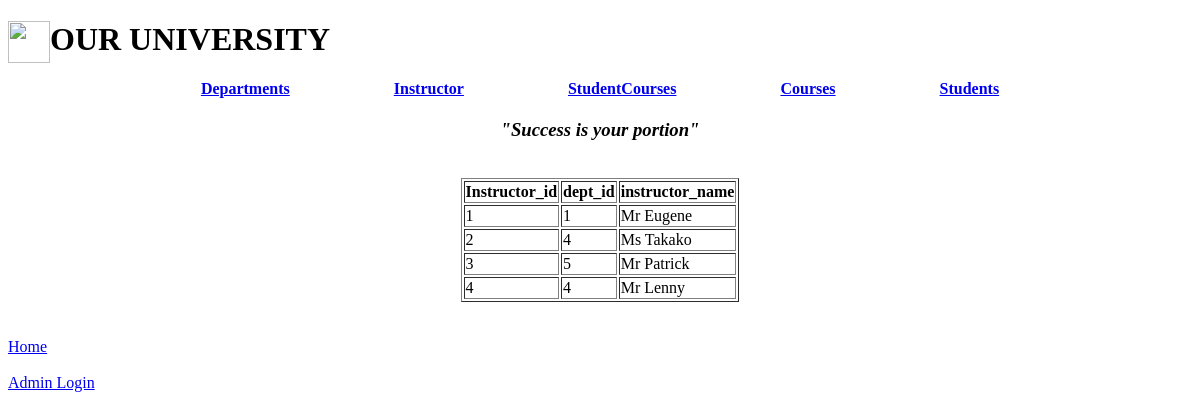
Page /instructors on the committed database.
### universitydb.py (models this page shows, shortened)
class Instructors(db.Model):
    Instructor_id = db.Column(db.Integer,primary_key=True)
    dept_id = db.Column(db.Integer, db.ForeignKey("departments.Dpmt_id"))
    instructor_name = db.Column(db.String(100))

### universitydb.py (the view)
@webapp.route("/instructors", methods=["GET","POST"])
def instructor():
    instructors = Instructors.query.all()
    return render_template("instructors.html",instructors=instructors)

### templates/instructors.html (shortened to what this page needs)
{% extends "parent.html" %}
{% block body %}
   <table align=center border ="1">
       <tr>
           <th>Instructor_id</th>
           <th>dept_id</th>
           <th>instructor_name</th>
       </tr>
       {%for instructor in instructors %}
           <tr>
               <td>{{instructor.Instructor_id}}</td>
               <td>{{instructor.dept_id}}</td>
               <td>{{instructor.instructor_name}}</td>
           </tr>
       {%endfor%}
   </table><br/><br/>
   <a href="/">Home</a><br/><br/>
   <a href="/ilogin">Admin Login</a>
{% endblock %}

### templates/instructors.html (style rules this page uses)
body { background-image: url("https://i.pinimg.com/originals/bf/fe/ed/bffeedff5331ec32b734faeee26ff2fe.jpg"); background-repeat: no-repeat; background-attachment: fixed; background-size: cover; }

### rows in the picture
Instructors: Instructor_id "1", dept_id "1", instructor_name "Mr Eugene"
Instructors: Instructor_id "2", dept_id "4", instructor_name "Ms Takako"
Instructors: Instructor_id "3", dept_id "5", instructor_name "Mr Patrick"
Instructors: Instructor_id "4", dept_id "4", instructor_name "Mr Lenny"
